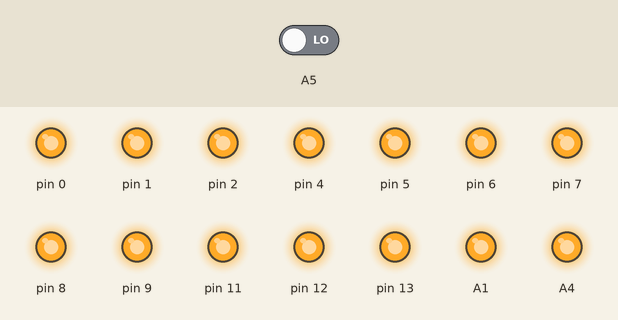
Recording of a sketch running on a simulated Arduino Uno, built with avr-gcc and run on an emulated ATmega328P. Shown: output pins drawn as LEDs (lit = HIGH). Dashed ring = blinking. Inputs (shaded band) come from the test bench; at power-on: A5 LOW. Random numbers use the default seed unless the sketch sets one.

Above: at 4.8 s.
4.9 s: A5 driven HIGH
At 10.1 s:
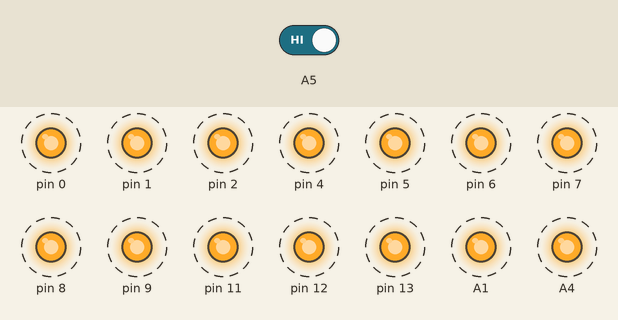
Timing chart, 0 to 13.2 s (numbered marks = the images above; inputs shaded):
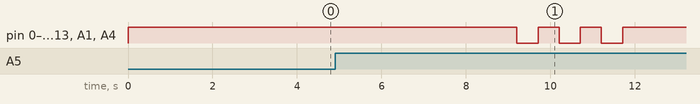

The sketch:

teste-de-reacao.ino
```cpp
int leds[10][7] = {{1,1,1,0,1,1,1}, {0,0,1,0,0,0,1}, {1,1,0,1,0,1,1}, {0,1,1,1,0,1,1}, {0,0,1,1,1,0,1}, {0,1,1,1,1,1,0}, {1,1,1,1,1,1,0}, {0,0,1,0,0,1,1}, {1,1,1,1,1,1,1}, {0,1,1,1,1,1,1}};
int melhor_tempo = 999;
void display_numero(int n, int display_id){
  for (int j = 0; j <= 6; j++){
    digitalWrite(j + 7 * display_id, leds[n][j] == 0 ? LOW : HIGH);
  }
}

void zerar(){
  display_numero(0, 1);
  display_numero(0, 0);
  digitalWrite(A1, HIGH);
  digitalWrite(A0, LOW);
}

void desligar_displays(){
  for (int i =0; i <= 13; i++){
    digitalWrite(i, LOW);
  }
  digitalWrite(A4, LOW);
  digitalWrite(A1, LOW);
  digitalWrite(A0, LOW);
}

void piscar(int n){
  for (int i = 0; i < 3; i++){
    delay(500);
    desligar_displays();
    delay(500);
    display_numero(n / 100 % 10, 1);
    display_numero(n / 10 % 10, 0);
    digitalWrite(A4, HIGH);
    digitalWrite(A1, HIGH);
    digitalWrite(A0, LOW);
  }
}

void display_tempo(int tempo){
  if ( tempo >= 1000){
    display_numero(9, 1);
    display_numero(9, 0);
    digitalWrite(A1, LOW);
    digitalWrite(A0, HIGH);
    }
  else{
    display_numero(tempo / 100 % 10, 1);
    display_numero(tempo/ 10 % 10, 0);
    digitalWrite(A1, HIGH);
    digitalWrite(A0, LOW);
  }

}

void setup() {
  // put your setup code here, to run once:
  pinMode(A0, OUTPUT);
  pinMode(A1, OUTPUT);
  pinMode(A3, OUTPUT);
  pinMode(A4, OUTPUT);
  pinMode(A5, INPUT);
  for (int i = 0; i <=13; i++){
    pinMode(i, OUTPUT);
  }
  digitalWrite(A4, HIGH);
  zerar();
  digitalWrite(A3, LOW);

}


void loop() {
  // put your main code here, to run repeatedly:
  int tempo;
  while (digitalRead(A5) == LOW) continue;
  zerar();
  int tempo_delay = random(2000, 5000);
  delay(tempo_delay);
  unsigned long inicio = millis();
  digitalWrite(A3, HIGH);
  while (digitalRead(A5) == LOW){
    unsigned long atual = millis();
    tempo = atual - inicio;
    display_tempo(tempo);
  }
  digitalWrite(A3, LOW);

  if (tempo < melhor_tempo){
    piscar(tempo);
    melhor_tempo = tempo;
  }

  delay(1000);

}
```

Measured:
- after the input at 4.9 s, pin 0–2, pin 4–9, pin 11–13, A1, A4: alternates HIGH for 0.50 s and LOW for 0.50 s, 6 changes in all, then stays HIGH, starting after 4.3 s
